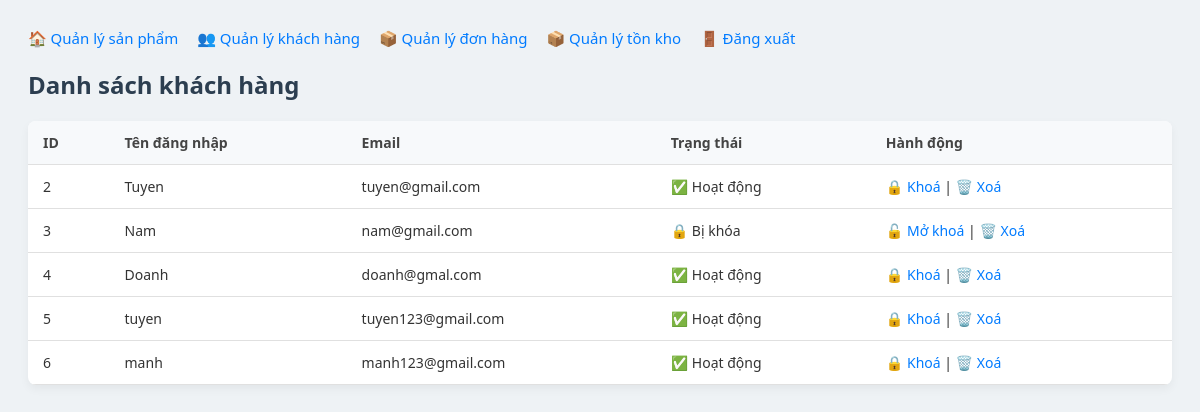
The page /admin/users.php (signed in) on the database its author committed.
### tables this page shows
CREATE TABLE `users` (
  `id` int(11) NOT NULL,
  `name` varchar(255) NOT NULL,
  `email` varchar(255) NOT NULL,
  `pass` varchar(255) NOT NULL,
  `role` varchar(50) DEFAULT 'user',
  `status` enum('active','locked') NOT NULL DEFAULT 'active'
);

### admin/users.php (the view, shortened to what this page needs)
<?php
require '../db_connect.php';
$sql = "SELECT id, name, email, status FROM users WHERE role != 'admin'";
$result = mysqli_query($conn, $sql);
$users = mysqli_fetch_all($result, MYSQLI_ASSOC);
?>
<!DOCTYPE html>
<html lang="vi">
<head>
    <link rel="stylesheet" href="../style/admin.css">
</head>
<body>
    <div class="top-links">
    <a href="admin.php">🏠 Quản lý sản phẩm</a>
    <a href="users.php">👥 Quản lý khách hàng</a>
    <a href="orders.php">📦 Quản lý đơn hàng</a>
    <a href="inventory.php">📦 Quản lý tồn kho</a>
    <a href="../logout.php">🚪 Đăng xuất</a>
</div>
<h2>Danh sách khách hàng</h2>
    <table>
        <tr>
            <th>ID</th>
            <th>Tên đăng nhập</th>
            <th>Email</th>
            <th>Trạng thái</th>
            <th>Hành động</th>
        </tr>
        <?php foreach ($users as $user): ?>
        <tr>
            <td><?= $user['id'] ?></td>
            <td><?= htmlspecialchars($user['name']) ?></td>
            <td><?= htmlspecialchars($user['email']) ?></td>
            <td><?= $user['status'] === 'locked' ? '🔒 Bị khóa' : '✅ Hoạt động' ?></td>
            <td>
                <a href="toggle_user_status.php?id=<?= $user['id'] ?>" onclick="return confirm('Bạn có chắc chắn muốn thay đổi trạng thái tài khoản này?')">
                    <?= $user['status'] === 'locked' ? '🔓 Mở khoá' : '🔒 Khoá' ?>
                </a>
                |
                <a href="delete_user.php?id=<?= $user['id'] ?>" onclick="return confirm('Bạn có chắc chắn muốn xoá người dùng này?')">🗑️ Xoá</a>
            </td>
        </tr>
        <?php endforeach; ?>
    </table>
</body>
</html>

### style/admin.css (style rules this page uses)
body { font-family: 'Segoe UI', Tahoma, Geneva, Verdana, sans-serif; padding: 20px; background-color: #eef2f5; color: #333; }
h2, h3 { color: #2c3e50; margin-bottom: 10px; }
a { text-decoration: none; color: #007bff; font-weight: 500; }
table { width: 100%; border-collapse: collapse; margin-top: 20px; background: #fff; border-radius: 8px; overflow: hidden; box-shadow: 0 4px 10px rgba(0, 0, 0, 0.05); }
th, td { padding: 12px 15px; border-bottom: 1px solid #e0e0e0; text-align: left; font-size: 14px; }
th { background-color: #f7f9fb; font-weight: bold; color: #444; }
.top-links { margin-bottom: 15px; font-size: 15px; }
.top-links a { margin-right: 15px; color: #007bff; transition: color 0.2s; }

### rows shown on the page
users: id "2", name "Tuyen", email "tuyen@gmail.com", status "✅ Hoạt động"
users: id "3", name "Nam", email "nam@gmail.com", status "🔒 Bị khóa"
users: id "4", name "Doanh", email "doanh@gmal.com", status "✅ Hoạt động"
users: id "5", name "tuyen", email "tuyen123@gmail.com", status "✅ Hoạt động"
users: id "6", name "manh", email "manh123@gmail.com", status "✅ Hoạt động"
